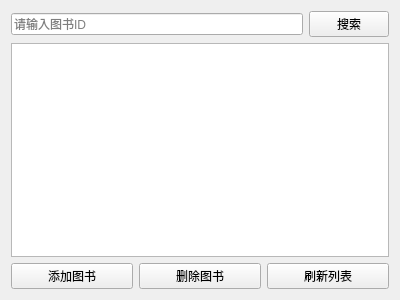
<?xml version="1.0" encoding="UTF-8"?>
<ui version="4.0">
 <class>BookManage</class>
 <widget class="QWidget" name="BookManage">
  <property name="geometry">
   <rect>
    <x>0</x>
    <y>0</y>
    <width>400</width>
    <height>300</height>
   </rect>
  </property>
  <property name="windowTitle">
   <string>Form</string>
  </property>
  <layout class="QVBoxLayout" name="verticalLayout">
   <item>
    <layout class="QHBoxLayout" name="horizontalLayout">
     <item>
      <widget class="QLineEdit" name="leSearch">
       <property name="placeholderText">
        <string>请输入图书ID</string>
       </property>
      </widget>
     </item>
     <item>
      <widget class="QPushButton" name="btnSearch">
       <property name="text">
        <string>搜索</string>
       </property>
      </widget>
     </item>
    </layout>
   </item>
   <item>
    <widget class="QTableView" name="tableViewBooks">
     <property name="editTriggers">
      <set>QAbstractItemView::NoEditTriggers</set>
     </property>
     <property name="selectionBehavior">
      <enum>QAbstractItemView::SelectRows</enum>
     </property>
    </widget>
   </item>
   <item>
    <layout class="QHBoxLayout" name="horizontalLayout_2">
     <item>
      <widget class="QPushButton" name="btnAddBook">
       <property name="text">
        <string>添加图书</string>
       </property>
      </widget>
     </item>
     <item>
      <widget class="QPushButton" name="btnDeleteBook">
       <property name="text">
        <string>删除图书</string>
       </property>
      </widget>
     </item>
     <item>
      <widget class="QPushButton" name="btnRefreshBook">
       <property name="text">
        <string>刷新列表</string>
       </property>
      </widget>
     </item>
    </layout>
   </item>
  </layout>
 </widget>
 <resources/>
 <connections/>
</ui>
